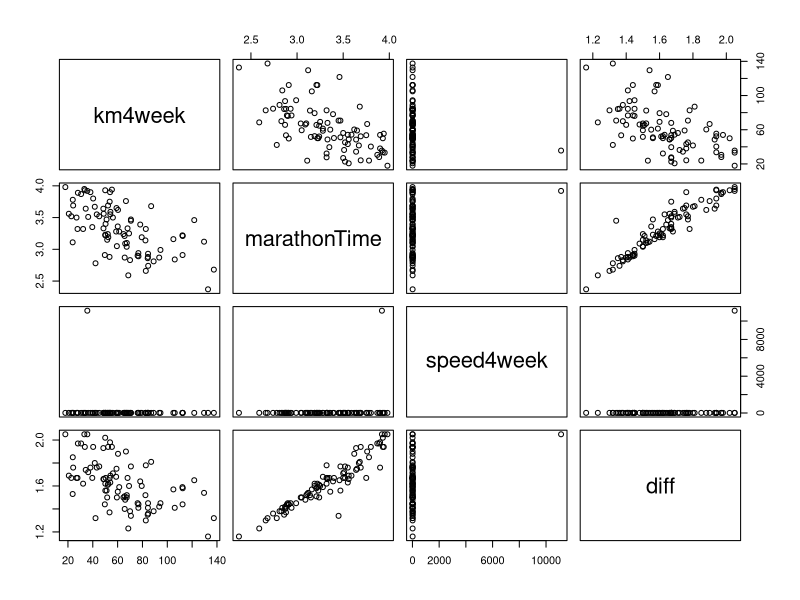
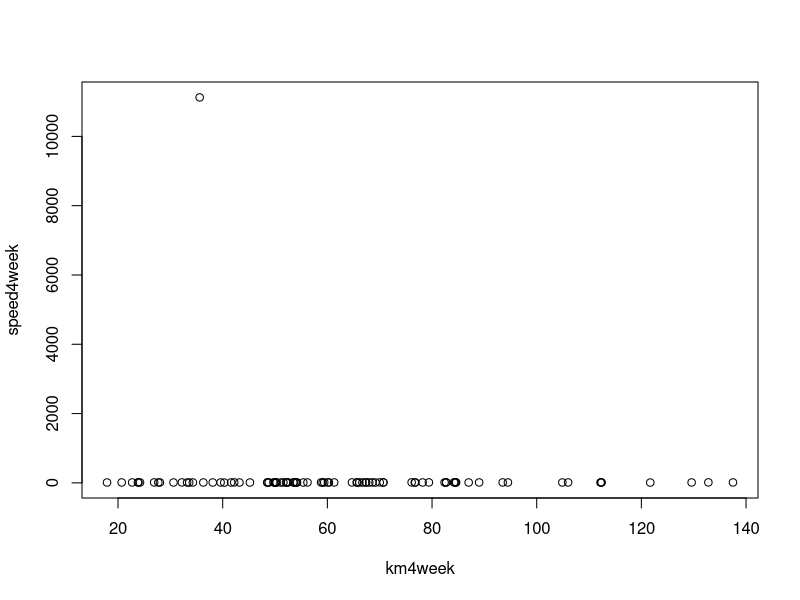
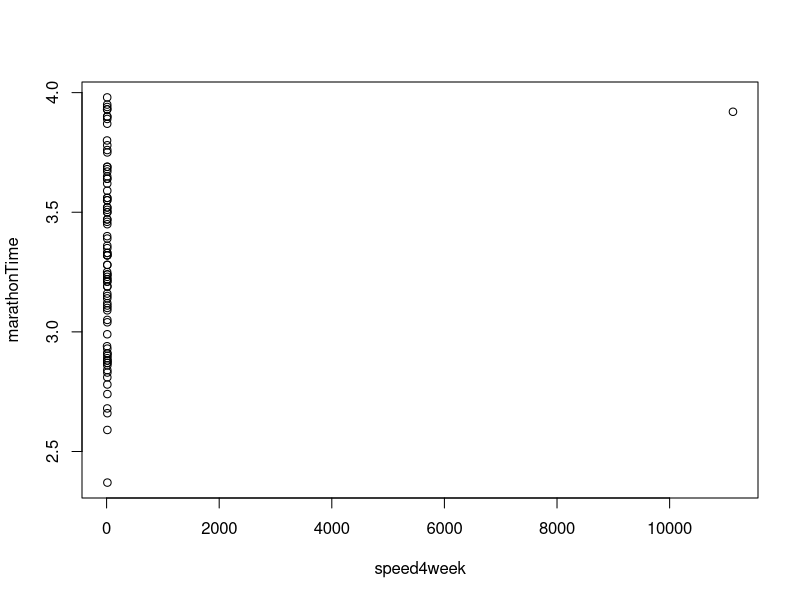
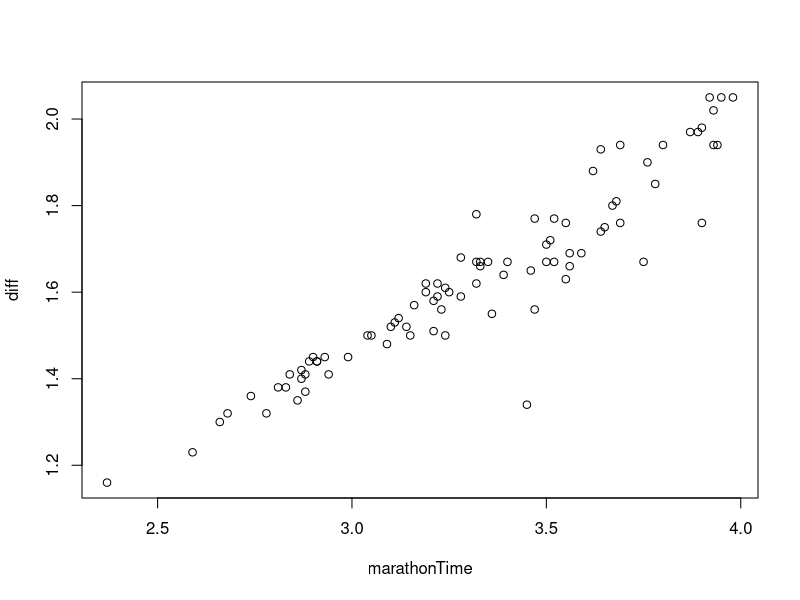
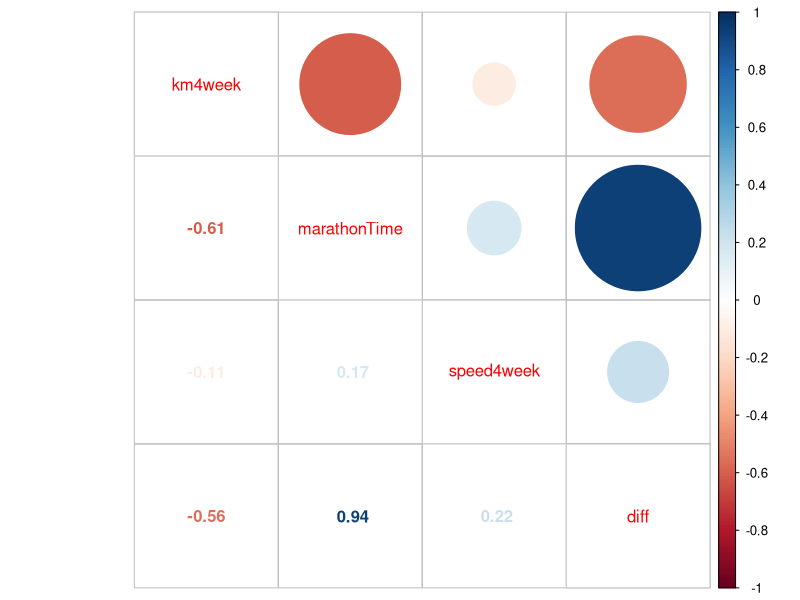
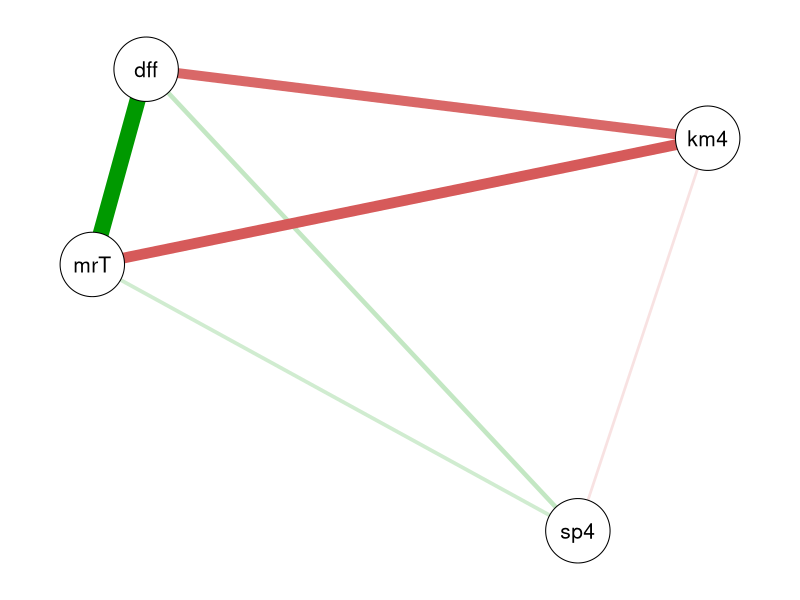
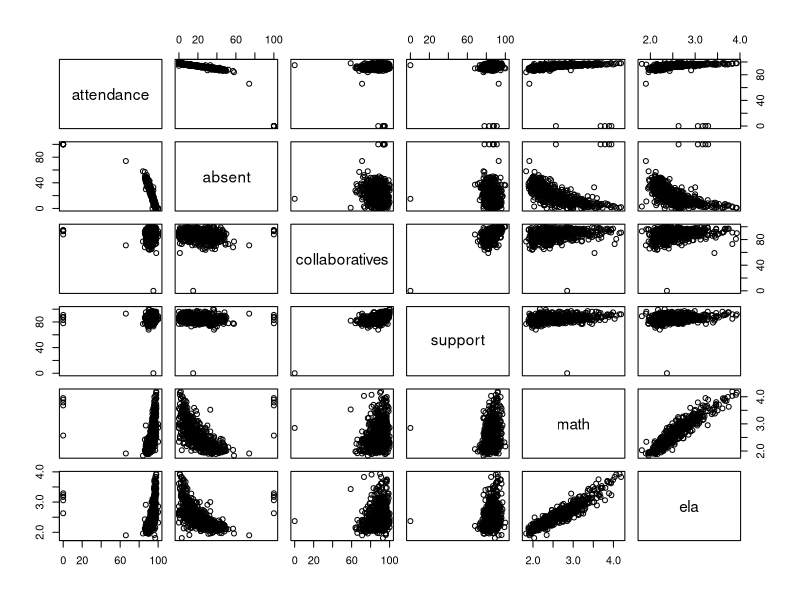
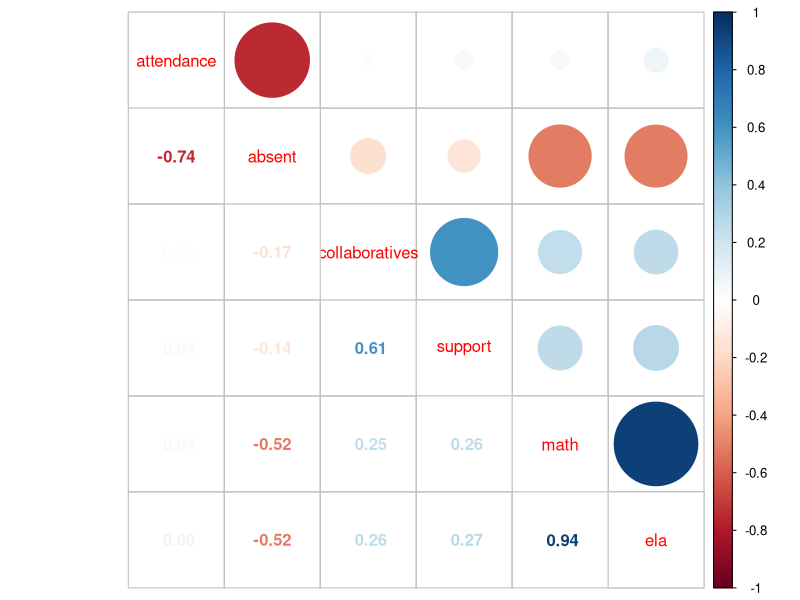

Source code (R) for these figures, in order:
library(corrplot)
library(qgraph)

marathon <- read.csv("MarathonData.csv")
km4week <- marathon$km4week
marathonTime <- marathon$MarathonTime
speed4week <-marathon$sp4week
diff <- marathon$Wall21

grades <- read.csv("nyc_school_explorer_refined.csv")
attendance <- grades$Student.Attendance.Rate
absent <- grades$Percent.of.Students.Chronically.Absent
collaboratives <- grades$Collaborative.Teachers..
support <- grades$Supportive.Environment..
math <- grades$Average.Math.Proficiency
ela <- grades$Average.ELA.Proficiency

whites <- grades$Percent.White
blacks <- grades$Percent.Black
asian <- grades$Percent.Asian
hispanic <- grades$Percent.Hispanic
races <- data.frame(percent=c(whites, blacks, asian))

d <- data.frame(km4week, marathonTime, speed4week, diff)

gr <- data.frame(attendance, absent, collaboratives, support, math, ela)

race <- data.frame(whites, blacks, asian, hispanic, math, ela)

pairs(d)
plot(km4week, speed4week)
plot(speed4week, marathonTime)
plot(marathonTime, diff)
M <- cor(d)
corrplot.mixed(M)
qgraph(M,layout="spring")

pairs(gr)
G <- cor(gr)
corrplot.mixed(G)
qgraph(G, layout="spring")

pairs(race)
R <- cor(race)
corrplot.mixed(R)
qgraph(R, layout="spring")

cor(marathonTime, diff)
cor(marathonTime, km4week)
cor(km4week, diff)

cor.test(marathonTime, diff)$p.value
cor.test(marathonTime, km4week)$p.value
cor.test(km4week, diff)$p.value

cor(attendance, absent)
cor(ela, math)
cor(support, collaboratives)

cor.test(attendance, absent)$p.value
cor.test(ela, math)$p.value
cor.test(support, collaboratives)$p.value

cor(whites, ela)
cor(whites, math)
cor(asian, math)
cor(asian, ela)

cor.test(whites, ela)$p.value
cor.test(whites, math)$p.value
cor.test(asian, math)$p.value
cor.test(asian, ela)$p.value

cor(marathonTime, diff, method = "spearman")
cor(marathonTime, km4week, method = "spearman")
cor(km4week, diff, method = "spearman")

cor.test(marathonTime, diff, method = "spearman", exact = FALSE)$p.value
cor.test(marathonTime, km4week, method = "spearman", exact = FALSE)$p.value
cor.test(km4week, diff, method = "spearman", exact = FALSE)$p.value

cor(attendance, absent, method = "spearman")
cor(ela, math, method = "spearman")
cor(support, collaboratives, method = "spearman")

cor.test(attendance, absent, method = "spearman", exact = FALSE)$p.value
cor.test(ela, math, method = "spearman", exact = FALSE)$p.value
cor.test(support, collaboratives, method = "spearman", exact = FALSE)$p.value

cor(whites, ela, method = "spearman")
cor(whites, math, method = "spearman")
cor(asian, math, method = "spearman")
cor(asian, ela, method = "spearman")

cor.test(whites, ela, method = "spearman", exact = FALSE)$p.value
cor.test(whites, math, method = "spearman", exact = FALSE)$p.value
cor.test(asian, math, method = "spearman", exact = FALSE)$p.value
cor.test(asian, ela, method = "spearman", exact = FALSE)$p.value

cor(marathonTime, diff, method = "kendall")
cor(marathonTime, km4week, method = "kendall")
cor(km4week, diff, method = "kendall")

cor.test(marathonTime, diff, method = "kendall")$p.value
cor.test(marathonTime, km4week, method = "kendall")$p.value
cor.test(km4week, diff, method = "kendall")$p.value

cor(attendance, absent, method = "kendall")
cor(ela, math, method = "kendall")
cor(support, collaboratives, method = "kendall")

cor.test(attendance, absent, method = "kendall")$p.value
cor.test(ela, math, method = "kendall")$p.value
cor.test(support, collaboratives, method = "kendall")$p.value

cor(whites, ela, method = "kendall")
cor(whites, math, method = "kendall")
cor(asian, math, method = "kendall")
cor(asian, ela, method = "kendall")

cor.test(whites, ela, method = "kendall")$p.value
cor.test(whites, math, method = "kendall")$p.value
cor.test(asian, math, method = "kendall")$p.value
cor.test(asian, ela, method = "kendall")$p.value
